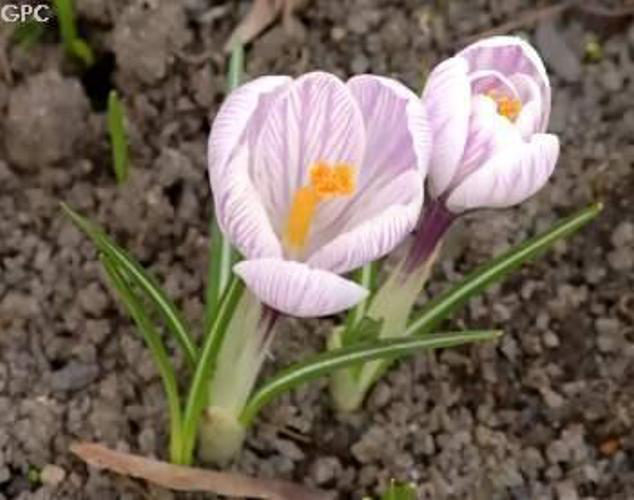
#> input picture plant_classification/dataset/images/image_crocus_0008.png, 634 x 500 px, given as the content of the folder dataset/images/image_crocus_0008.png, which was not available
$ python classify.py --image dataset/images/image_crocus_0008.png --masks dataset/images/image_crocus_0015.png
#> lines starting #> are read from the running program, lines starting #| are printed output that depends on the picture
### plant_classification/rgbhistogram.py
# -*- coding: utf-8 -*-
# @Author:   MR_Radish
# @Date:     2018-08-28 16:45:08
# @E-mail:   ty_2016@foxmail.com
# @FileName: rgbhistogram.py
# @TODO: image descriptor

import cv2

class RGBHistogram:

	def __init__(self, bins):
		self.bins = bins

	# an image that the color histogram will be built from, and an optional
	# mask. If Charles supplies a mask, then only pixels associated
	# with the masked region will be used in constructing the histogram.
	# This allows him to describe only the petals of the
	# image, ignoring the rest of the image
	def describe(self, image, mask = None):
	# param1:images: This is the image that we want to compute a
				# histogram for. Wrap it as a list: [myImage].
	# param2:channels: This is a list of indexes, where we specify
				# the index of the channel we want to compute a histogram for. To compute
				# a histogram of a grayscale
				# image, the list would be [0]. To compute a histogram
				# for all three red, green, and blue channels, the channels list would be [0,1,2]
	# param3:mask:If a mask is
				# provided, a histogram will be computed for masked
				# pixels only.
	# param4:histSize: This is the number of bins we want to use
				# when computing a histogram. Again, this is a list, one
				# for each channel we are computing a histogram for.
				# The bin sizes do not all have to be the same. Here is
				# an example of 32 bins for each channel: [32,32,32].
	# param5:ranges: Here we specify The range of possible pixel
			# values. Normally, this is [0, 256] for each channel, but
			# if you are using a color space other than RGB (such as
			# HSV), the ranges might be different.
		hist = cv2.calcHist([image], [0, 1, 2],
			mask, self.bins, [0, 256, 0, 256, 0, 256])
		# Normalize the histogram within the function and updates
		# the second parameter (i.e., the “output”) passed in.
		cv2.normalize(hist, hist)

		return hist.flatten()

### plant_classification/classify.py
# -*- coding: utf-8 -*-
# @Author:   MR_Radish
# @Date:     2018-08-28 21:51:40
# @E-mail:   ty_2016@foxmail.com
# @FileName: classify.py
# @TODO: classify what species a given flower is

from rgbhistogram import RGBHistogram
# LabelEncoder: In order to build a machine learning
# classifier to distinguish between flower species
from sklearn.preprocessing import LabelEncoder
# A random forest is an ensemble learning method used for
# classification,consisting of multiple decision trees.
from sklearn.ensemble import RandomForestClassifier
# needs two sets of data: a training set and a testing (or
# validation) set.
from sklearn.cross_validation import train_test_split
from sklearn.metrics import classification_report
import numpy as np
import argparse
# glob to grab the paths of images off disk
import glob
import cv2

ap = argparse.ArgumentParser()
ap.add_argument("-i", "--image", required=True,
                help="path to the image")
ap.add_argument("-m", "--masks", required=True,
                help="path to the image masks")
args = vars(ap.parse_args())

# Using glob to grab the paths of his images and masks.
imagePaths = sorted(glob.glob(args["image"] + "/*.png"))
maskPaths = sorted(glob.glob(args["masks"] + "/*.png"))

print("Got {} images".format(len(imagePaths)))
print("Got {} masks".format(len(maskPaths)))
data = []
target = []

# Instantiating image descriptor – a 3D RGB color histogram with 8 bins per
# channel. This image descriptor will yield an 8 × 8 × 8 = 512-dimensional feature
# vector used to characterize the color of the flower.
desc = RGBHistogram([8, 8, 8])

for (imagePath, maskPath) in zip(imagePaths, maskPaths):
    image = cv2.imread(imagePath)
#> image is the input picture: shape (500, 634, 3); mean B, G, R 92.6, 105.5, 118.6
    mask = cv2.imread(maskPath)
    mask = cv2.cvtColor(mask, cv2.COLOR_BGR2GRAY)
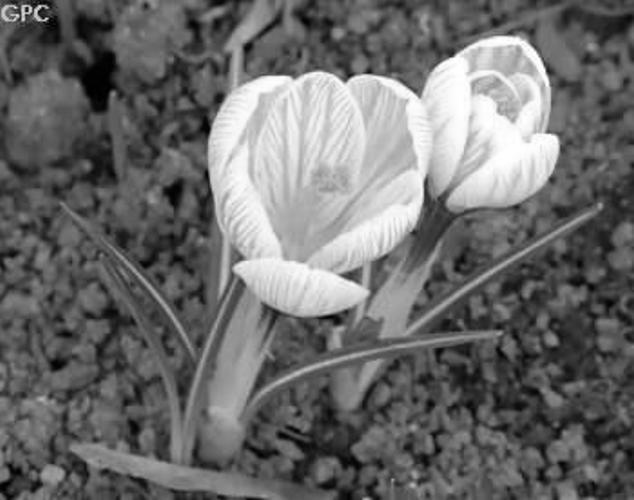
#> mask: shape (500, 634); min 0, max 255, mean 107.9

    features = desc.describe(image, mask)
#> features = 512 values, max 0.498 at index 147, min 0 at index 3, mean 0.00791

    data.append(features)
    # flower label
    target.append(imagePath.split("_")[-2])
# print("data.len:{}".format(len(data)))
# print("data[0]:{}".format(data[0]))
# The unique method of NumPy is used to find the unique species
# names, which are then fed into the LabelEncoder.
print("target:{}".format(target))
targetNames = np.unique(target)
print("targetNames:{}".format(targetNames))
le = LabelEncoder()
# A call to fit_transform “fits” the unique species names into integers,
# a category for each species, and then “transforms” the
# strings into their corresponding integer classes.
# The target variable now contains a list of integers, one for each data
# point, where each integer maps to a flower species name.
target = le.fit_transform(target)
print("target:{}".format(target))
#> (the run stopped early here; a loop or call above may not have finished)

$ run again, on plant_classification/dataset/images/image_crocus_0015.png
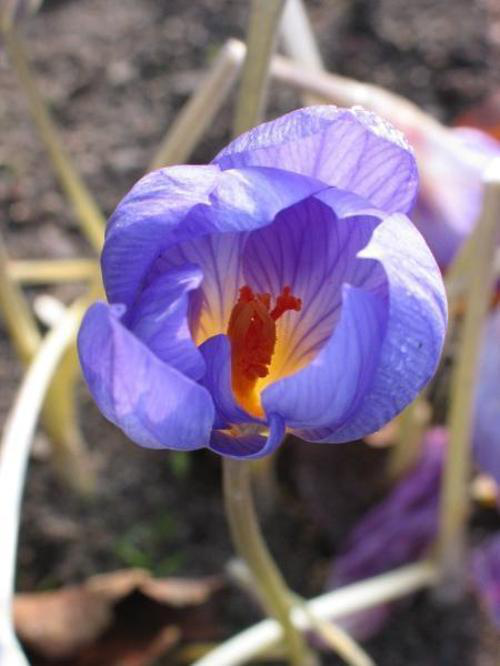
#> input picture plant_classification/dataset/images/image_crocus_0015.png, 500 x 666 px, given as the content of the folder dataset/images/image_crocus_0015.png, which was not available
#> image is the input picture: shape (666, 500, 3); mean B, G, R 131, 110.1, 126.1
#> `mask = cv2.cvtColor(mask, cv2.COLOR_BGR2GRAY)`:
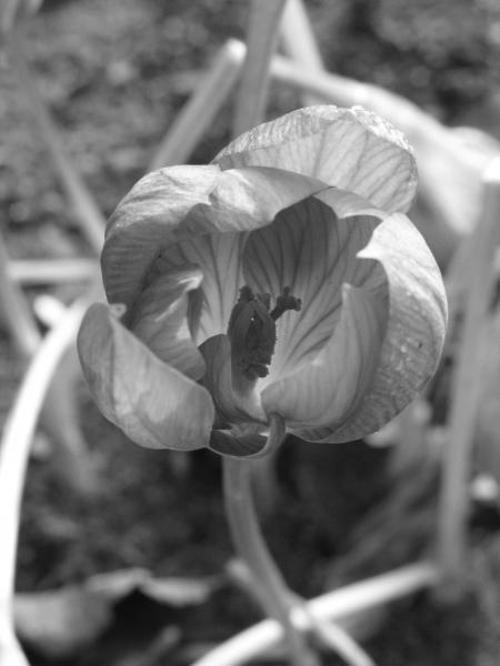
#> mask: shape (666, 500); min 9, max 255, mean 117.3
#> features = 512 values, max 0.543 at index 73, min 0 at index 5, mean 0.0107

$ run again, on plant_classification/dataset/images/image_crocus_0019.png
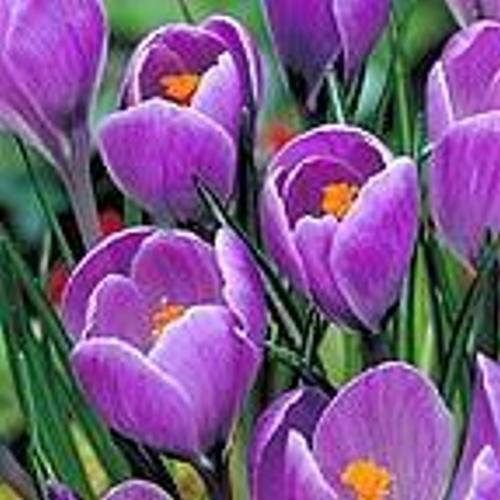
#> input picture plant_classification/dataset/images/image_crocus_0019.png, 500 x 500 px, given as the content of the folder dataset/images/image_crocus_0019.png, which was not available
#> image is the input picture: shape (500, 500, 3); mean B, G, R 133.6, 86.4, 121.1
#> `mask = cv2.cvtColor(mask, cv2.COLOR_BGR2GRAY)`:
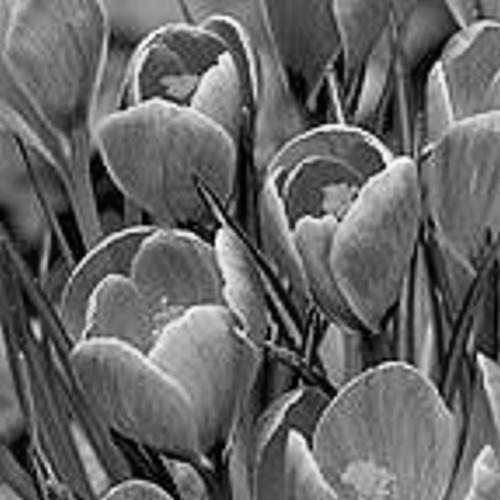
#> mask: shape (500, 500); min 0, max 254, mean 102.2
#> features = 512 values, max 0.374 at index 405, min 0 at index 5, mean 0.0133
